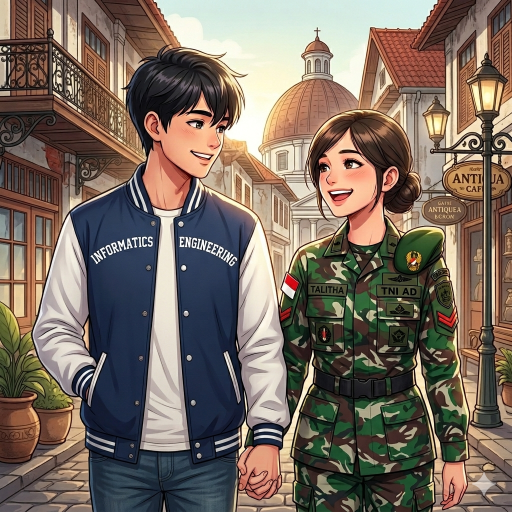
#> input picture foto/masa_sekarang.png, 1024 x 1024 px (shown at 1/2 size)
$ python add_logo.py
#> lines starting #> are read from the running program, lines starting #| are printed output that depends on the picture; pictures that were not available may be replaced by others from this repository, and a replacement may not be noted
from PIL import Image

def make_transparent(img):
    img = img.convert("RGBA")
    datas = img.getdata()
    newData = []
    for item in datas:
        # If the pixel is dark (black-ish), make it transparent
        if item[0] < 50 and item[1] < 50 and item[2] < 50:
            newData.append((255, 255, 255, 0))
        else:
            newData.append(item)
    img.putdata(newData)
    return img

base = Image.open('foto/masa_sekarang.png').convert('RGBA')
#> base is the input picture: PIL image 1024x1024 RGBA; mean R, G, B, A 120.6, 107.2, 95.9, 255
logo = Image.open('C:/Users/HP/.gemini/antigravity-ide/brain/3a252e0f-2bd0-42fb-b32e-a1edcc4a8955/media__1781198498995.jpg')
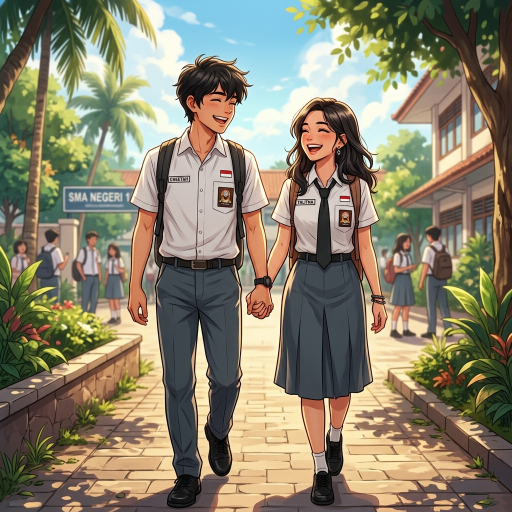
#> input picture foto/masa_sma.png, 1024 x 1024 px, given in place of media__1781198498995.jpg, which was not available (shown at 1/2 size)
#> logo is the input picture: PIL image 1024x1024 RGB; mean R, G, B 137.6, 130.6, 109.5

logo = make_transparent(logo)
#> the loop in make_transparent, `for item in datas:` made 1048576 passes
#> item on passes 1 to 3: (80, 172, 219, 255), (78, 170, 217, 255), (77, 165, 215, 255)
#> after the loop in make_transparent, `for item in datas:`: newData = 1048576 items
#> in make_transparent, `img.putdata(newData)`:
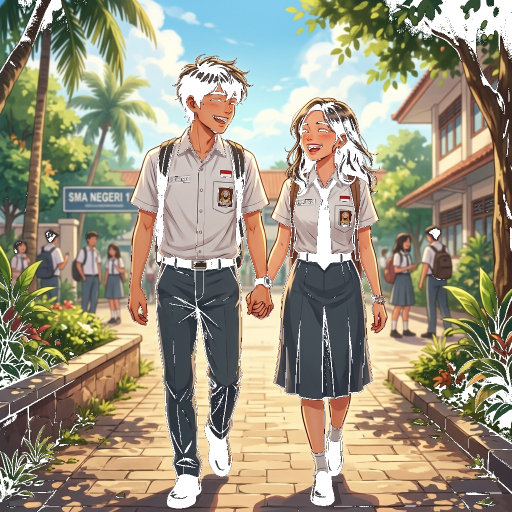
#> img: PIL image 1024x1024 RGBA (shown at 1/2 size); mean R, G, B, A 156.2, 149.4, 128.7, 234; transparent parts drawn white
logo = logo.resize((100, 100))
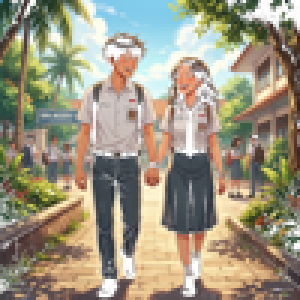
#> logo: PIL image 100x100 RGBA (shown 3 times larger); mean R, G, B, A 141.4, 134.1, 112.6, 233.7; transparent parts drawn white

# Try placing it around where a left chest would be for a character on the left
x, y = 350, 550
base.paste(logo, (x, y), logo)

base.convert('RGB').save('foto/masa_sekarang.png')
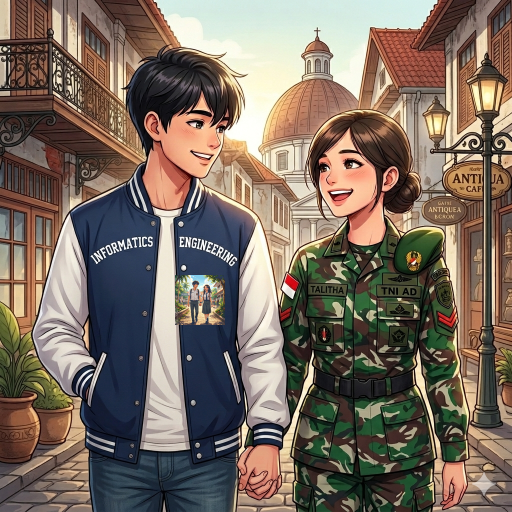
#> saved as masa_sekarang.png: PIL image 1024x1024 RGB (shown at 1/2 size); mean R, G, B 121.5, 107.9, 96.3
print('Done!')
